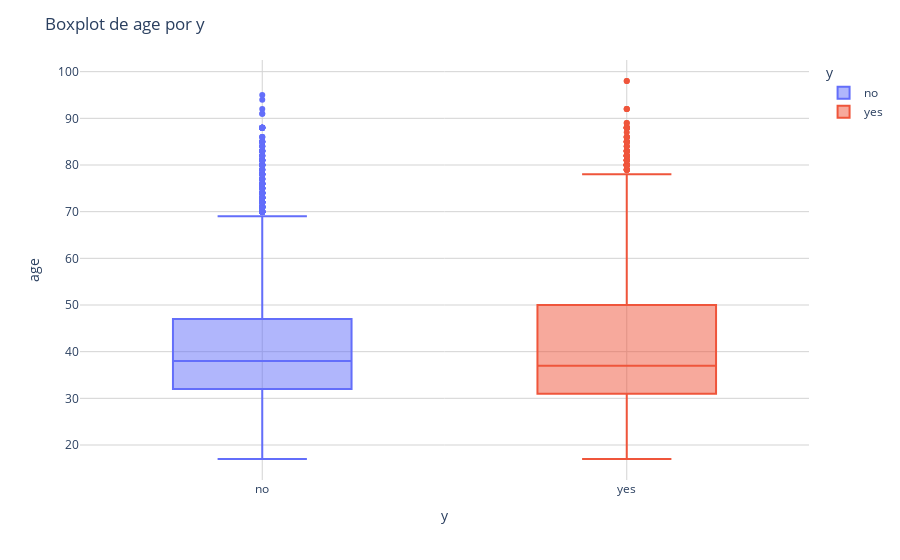

The code cell stored with this chart in its notebook:
### Code cell
EDA.graficar_boxplot_bivariable_px(df,'age', 'y')

### Figure 1 — Plotly figure (JSON) as saved in the notebook; plotly's stock layout.template omitted (floating-point values rounded to 4 significant figures; data arrays with more than 128 entries replaced by an {"elided": "..."} marker saying what was removed)
{"data": [{"alignmentgroup": "True", "hovertemplate": "y=%{x}<br>age=%{y}<extra></extra>", "legendgroup": "no", "marker": {"color": "#636efa"}, "name": "no", "notched": false, "offsetgroup": "no", "orientation": "v", "showlegend": true, "type": "box", "x": {"elided": "36548 str values"}, "x0": " ", "xaxis": "x", "y": {"elided": "36548 int values"}, "y0": " ", "yaxis": "y"}, {"alignmentgroup": "True", "hovertemplate": "y=%{x}<br>age=%{y}<extra></extra>", "legendgroup": "yes", "marker": {"color": "#EF553B"}, "name": "yes", "notched": false, "offsetgroup": "yes", "orientation": "v", "showlegend": true, "type": "box", "x": {"elided": "4640 str values"}, "x0": " ", "xaxis": "x", "y": {"elided": "4640 int values"}, "y0": " ", "yaxis": "y"}], "layout": {"boxmode": "overlay", "legend": {"title": {"text": "y"}, "tracegroupgap": 0}, "margin": {"t": 60}, "plot_bgcolor": "rgba(255, 255, 255, 1)", "title": {"text": "Boxplot de age por y"}, "xaxis": {"anchor": "y", "categoryarray": ["no", "yes"], "categoryorder": "array", "domain": [0, 1], "gridcolor": "lightgrey", "showgrid": true, "title": {"text": "y"}}, "yaxis": {"anchor": "x", "domain": [0, 1], "gridcolor": "lightgrey", "showgrid": true, "title": {"text": "age"}}}}
